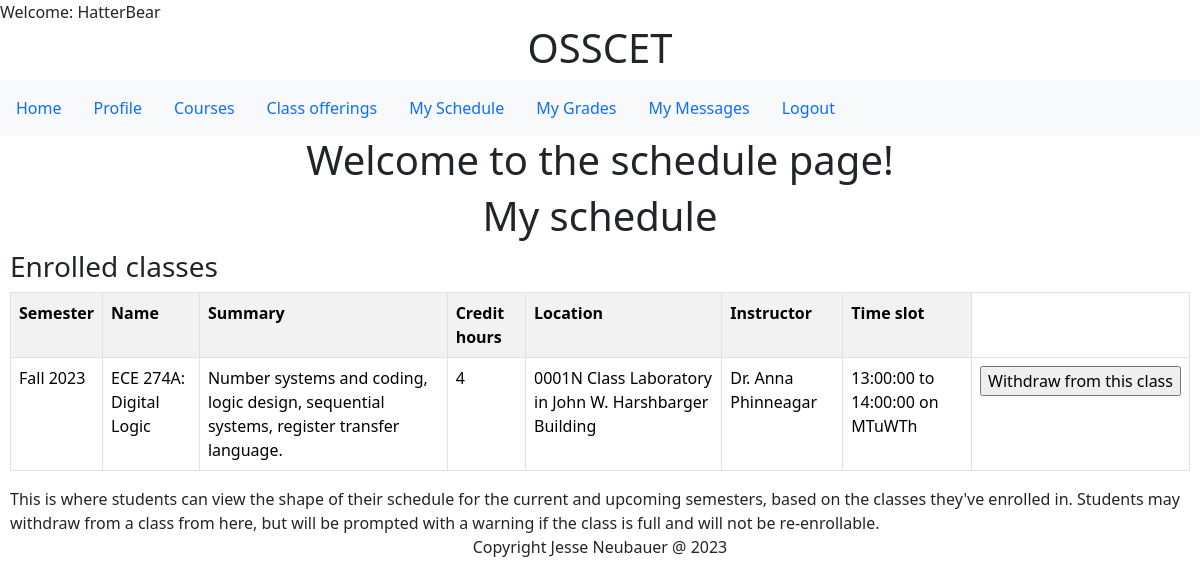
/schedule.php (signed in), run on the app's committed database.
### tables this page shows
CREATE TABLE `enrollment` (
  `class_id` bigint(20) NOT NULL,
  `user_id` bigint(20) NOT NULL,
  `enrollment_date` timestamp NOT NULL DEFAULT current_timestamp() ON UPDATE current_timestamp(),
  `enrollment_status` char(1) DEFAULT NULL,
  `grade` double DEFAULT NULL
);

CREATE TABLE `semesters` (
  `semester_name` varchar(50) NOT NULL,
  `start_date` date NOT NULL,
  `end_date` date NOT NULL
);

CREATE TABLE `courses` (
  `course_id` varchar(10) NOT NULL,
  `course_name` varchar(100) NOT NULL,
  `summary` varchar(1000) DEFAULT NULL,
  `credits` int(11) NOT NULL,
  `track_id` int(11) NOT NULL,
  `prerequesites` tinyint(1) DEFAULT NULL,
  `default_max_capacity` int(11) DEFAULT NULL
);

CREATE TABLE `rooms` (
  `room_id` varchar(10) NOT NULL,
  `room_name` varchar(45) NOT NULL,
  `building_name` varchar(200) DEFAULT NULL,
  `capacity` int(11) NOT NULL,
  `ada_accessible` tinyint(1) DEFAULT NULL,
  `building_address` varchar(200) DEFAULT NULL
);

CREATE TABLE `teachers` (
  `user_id` int(11) NOT NULL,
  `teacher_id` varchar(20) NOT NULL,
  `password` varchar(45) NOT NULL,
  `role_id` int(11) DEFAULT NULL,
  `email` varchar(45) DEFAULT 'teacher@uagc.edu',
  `phone` varchar(45) DEFAULT '(111)222-3333',
  `prefix` varchar(5) DEFAULT 'Mx.',
  `first_name` varchar(45) NOT NULL,
  `last_name` varchar(45) NOT NULL,
  `ssn` varchar(20) DEFAULT '111-22-3333',
  `hire_date` date NOT NULL DEFAULT current_timestamp(),
  `mailing_address` varchar(500) DEFAULT '1401 University of AZ, Tucson, AZ, 85719',
  `salary` double DEFAULT NULL,
  `bio_summary` varchar(1000) DEFAULT 'This is a placeholder for where your biography/summary should go. It will be shown to students, describing you. Please put it in 3rd person and make sure to include your pronouns.'
);

CREATE TABLE `offerings` (
  `class_id` bigint(20) NOT NULL,
  `course_id` varchar(10) NOT NULL,
  `teacher_user_id` bigint(20) NOT NULL,
  `room_id` varchar(10) NOT NULL,
  `occupancy` int(11) DEFAULT NULL,
  `vacancies` int(11) DEFAULT NULL,
  `semester_name` varchar(50) NOT NULL,
  `start_time` time DEFAULT NULL,
  `end_time` time DEFAULT NULL,
  `monday` tinyint(1) DEFAULT NULL,
  `tuesday` tinyint(1) DEFAULT NULL,
  `wednesday` tinyint(1) DEFAULT NULL,
  `thursday` tinyint(1) DEFAULT NULL,
  `friday` tinyint(1) DEFAULT NULL,
  `saturday` tinyint(1) DEFAULT NULL,
  `sunday` tinyint(1) DEFAULT NULL
);

### schedule_student.php (the view, shortened to what this page needs)
<!DOCTYPE html>
<html lang="en">
<head>
</head>
<body>
<div class="container text-center">
<h1>My schedule</h1>
</div>
</head>
<body>
    <div class="bs-example">
            <div class="row">
                <div class="col-md-12">
                    <div class="page-header clearfix">
                        <h3 class="pull-left">Enrolled classes</h3>
                    </div>
                    <?php
                    include_once 'db.php';
         $user_id = $_SESSION['user_id'];
         $result = mysqli_query($conn,"SELECT * FROM enrollment
                    INNER JOIN offerings on enrollment.class_id=offerings.class_id
                    INNER JOIN teachers ON offerings.teacher_user_id=teachers.user_id
                    INNER JOIN courses ON offerings.course_id=courses.course_id
                    INNER JOIN rooms ON offerings.room_id=rooms.room_id
                    INNER JOIN semesters ON offerings.semester_name=semesters.semester_name
                    WHERE enrollment.user_id = '$user_id' and enrollment_status = 'a'
                    ORDER BY `start_date`, `start_time`");
                    if ($result->num_rows > 0) {
                        ?>
                          <table class='table table-bordered table-striped'>
                           <th>Semester</th>
                           <th>Name</th>
                            <th>Summary</th>
                            <th>Credit hours</th>
                            <th>Location</th>
                            <th>Instructor</th>
                            <th>Time slot</th>
                        <?php
                        while($row = mysqli_fetch_array($result)) {
                            $teacher_name = $row['prefix'] . ' ' . $row['first_name'] . ' ' . $row['last_name'];
                            $location = $row['room_name'] . ' in ' . $row['building_name'];
                            $class_days = "";
                            if($row['monday'] == 1){$class_days = $class_days . 'M';}
                            if($row['tuesday'] == 1){$class_days = $class_days . 'Tu';}
                            if($row['wednesday'] == 1){$class_days = $class_days . 'W';}
                            if($row['thursday'] == 1){$class_days = $class_days . 'Th';}
                            $time_slot = $row['start_time'] . ' to ' . $row['end_time'] . ' on ' . $class_days;
                        ?>
                        <tr>
                            <td><?php echo $row["semester_name"]; ?></td>
                            <td><?php echo $row["course_id"]; echo ': '; echo $row["course_name"]; ?></td>
                            <td><?php echo $row["summary"]; ?></td>
                            <td><?php echo $row["credits"]; ?></td>
                            <td><?php echo $location; ?></td>
                            <td><?php echo $teacher_name; ?></td>
                            <td><?php echo $time_slot; ?></td>
                            <?php $displayed_class_id = $row["class_id"];
                            if($search_enrollments = $conn->prepare('SELECT * from enrollment where `class_id`=? and `user_id`=?')){
                                $search_enrollments->execute([$displayed_class_id, $user_id]);
                                $search_enrollments_result = $search_enrollments->get_result();
                            if($search_enrollments_result->num_rows <1){ ?>
                                <td><form method="POST" action="classes.php"><input type="hidden" name="class_id" value="<?php echo $row['class_id'] ?>"><input type="submit" name="enroll" value="Enroll in this class"></form></td> <?php }
                            else { ?>
                            <td><form method="POST" action="classes.php"><input type="hidden" name="class_id" value="<?php echo $row['class_id'] ?>"><input type="submit" name="withdraw" value="Withdraw from this class"></form></td>
                           <?php }} ?>
                        </tr>
                        <?php
                        }
                        ?>
                        </table>
                         <?php
                        }
                        else{
                            echo "No result found";
                        }?>
                </div>
            </div>
    <div>
    This is where students can view the shape of their schedule for the current and upcoming semesters, based on the classes they've enrolled in.
    Students may withdraw from a class from here, but will be prompted with a warning if the class is full and will not be re-enrollable.
</div>
</body>
</html>

### schedule_student.php (style rules this page uses)
.bs-example { margin: 10px; }

### data on the page
enrollment: semesters.semester_name "Fall 2023", courses.course_id "ECE 274A", courses.course_name "Digital Logic", courses.summary "Number systems and coding, logic design, sequential systems, register transfer language.", courses.credits "4", rooms.room_name+building_name "0001N Class Laboratory in John W. Harshbarger Building", teachers.prefix+first_name+last_name "Dr. Anna Phinneagar", class.end_time "13:00:00 to 14:00:00 on MTuWTh"

### other printed values
$_SESSION['username'] "HatterBear"
